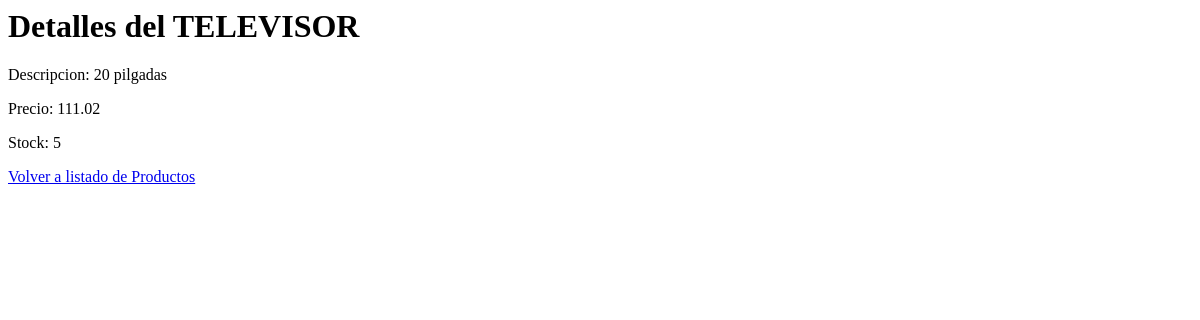
Page /products/1/ on the earlier database version.
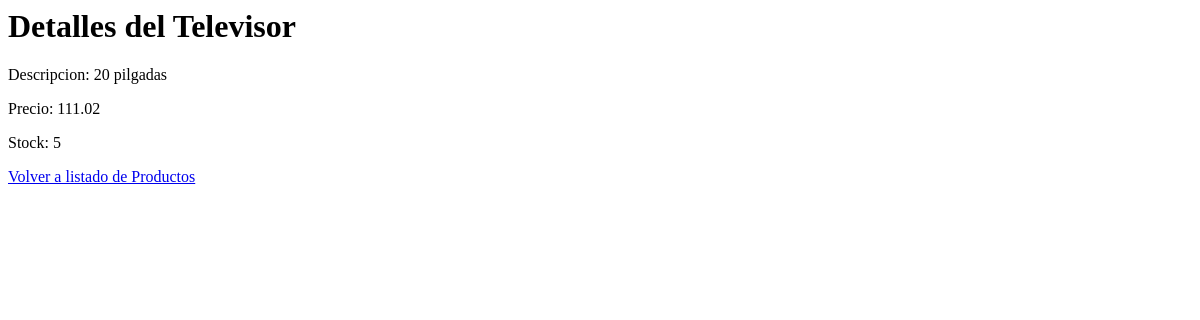
Same page on the later database version.
### products/models.py (models this page shows, shortened)
class Product(models.Model):
    name = models.CharField(max_length=100)
    description = models.TextField()
    price = models.DecimalField(max_digits=10, decimal_places=2)
    stock = models.PositiveIntegerField()

### products/views.py (the view)
# urls.py: path('<int:id>/', views.product_detail, name='product_detail'),
def product_detail(request, id):
    product = get_object_or_404(Product, pk=id)
    return render(request, 'products/product_detail.html', {'product':product})

### products/templates/products/product_detail.html
<h1>Detalles del {{product.name}}</h1>
<p>Descripcion: {{product.description}}</p>
<p>Precio: {{product.price}}</p>
<p>Stock: {{product.stock}}</p>
<a href="{% url 'product_list' %}">Volver a listado de Productos</a>

Differences in the rows shown:
changed Product "20 pilgadas": name "TELEVISOR" → "Televisor"
